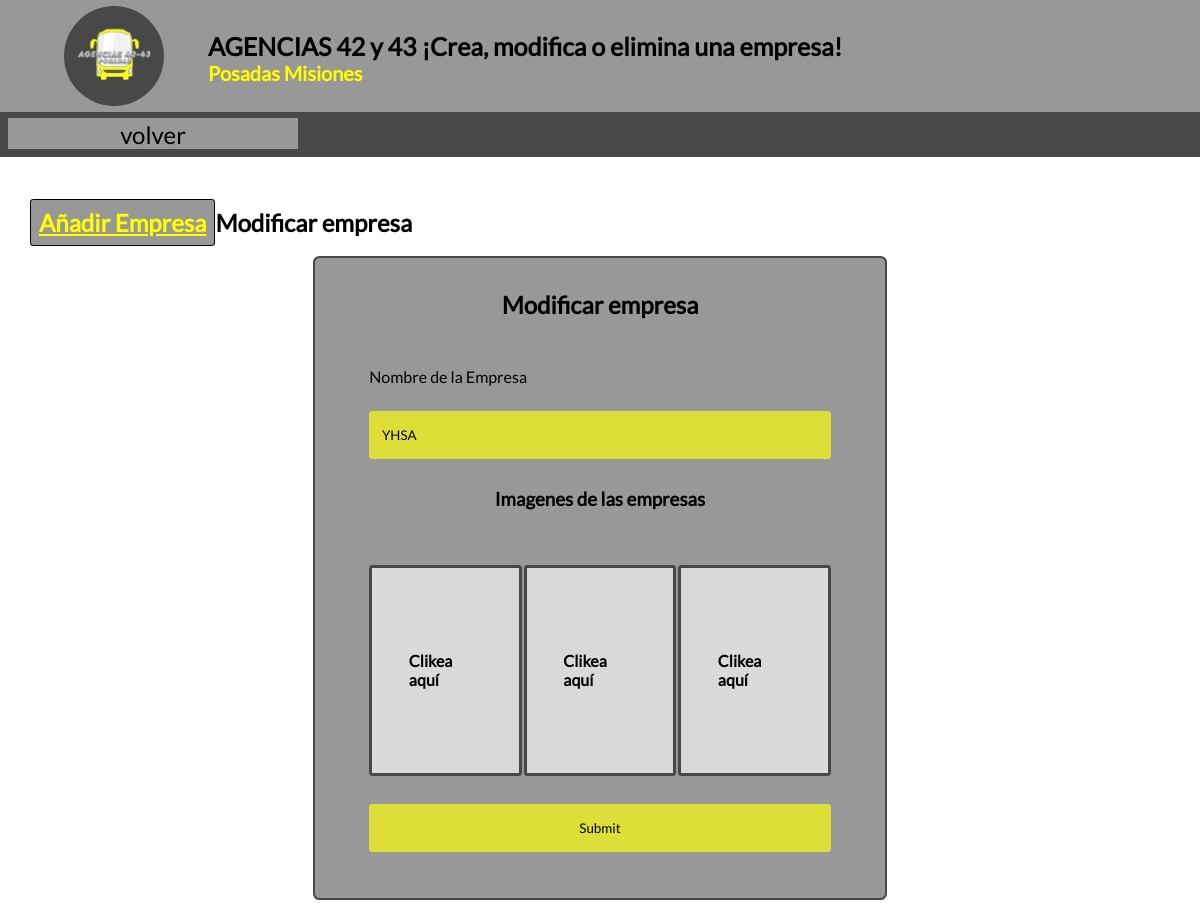
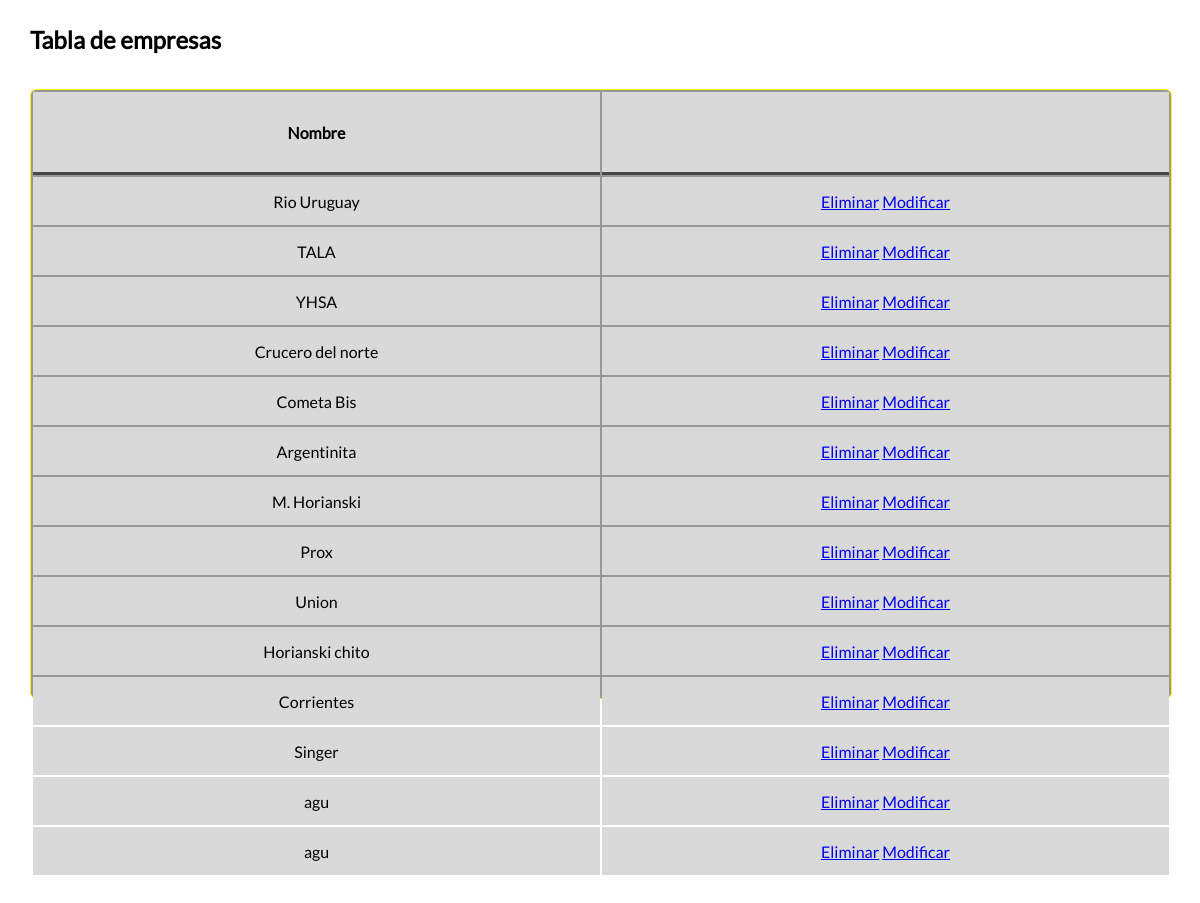
Screenshot of /Admin/Empresa.php?id=28 (signed in) with the database file from the repository (2 pictures, top to bottom).
### tables this page shows
CREATE TABLE `empresa` (
  `EmpresaID` int(5) NOT NULL,
  `Nombre` varchar(1000) NOT NULL,
  `PaletaID` int(10) DEFAULT NULL,
  `ImagenPrincipal` varchar(1000) NOT NULL,
  `ImagenI` varchar(1000) NOT NULL,
  `ImagenII` varchar(1000) NOT NULL,
  `ImagenIII` varchar(1000) NOT NULL,
  `IconoEmpresa` varchar(10) NOT NULL
);

### libraries/functions.php (the view, shortened to what this page needs)
<?php
    function QueryAndGetData($query){
        include "conexion.php";
        try{
            if($ejecucion = mysqli_query($conexion, $query)){
                return $ejecucion;
            }
            else{
                throw new Exception(mysqli_error($conexion));
                return false;
            }
        }catch(Exeption $Error){
            $Error = $error->getMessage();
            ErrorLog2($Error);
        }
    }
    function filas($query, $cantidad_columnas, $nametable, $campo){
        if($data = QueryAndGetData($query)){
            while($row = mysqli_fetch_assoc($data)){
                echo "<tr>";
                $values = array_values($row);
                for($n = 1; $n <= $cantidad_columnas; $n++){
                    echo "<td>".$values[$n]."</td>";
                }
                echo "<td>
                    <a href='delete.php?tabla=$nametable&id=".$values[0]."&campo=".$campo."'>Eliminar</a>
                ";
                echo "
                    <a href='?id=".$values[0]."'>Modificar</a>
                </td>";
                echo "</tr>";
            }
        }
        else{
            echo "<div>vacio</div>";
        }
    }
?>

### Admin/Empresa.php (shortened to what this page needs)
<!DOCTYPE html>
<html lang="ES">
<head>
    <link rel="stylesheet" type="text/css" href="assets/css/style.css">
</head>
    <body id="bodyE">
        <?php
            include "querys.php";
        ?>
        <header id="header">
            <section class="header-section">
                <article class="h-s-article">
                    <div class="h-s-a__div">
                        <img class="h-s-a-d__img"src="imgs/iconoEmpresa.png" alt="" />
                    </div>
                    <div class="h-s-a__div">
                        <h1 class="h-s-a-d__h1">AGENCIAS 42 y 43 ¡Crea, modifica o elimina una empresa!</h1>
                        <h3 class="h-s-a-d__h3">Posadas Misiones</h3>
                    </div>
                </article>
                <article >
                    <nav class="h-s-a__nav">
                        <ul><li class="h-s-a-n-li"><a class="h-s-a-n-l__a" href="menu.php">volver</a></li> </ul>
                    </nav>
                </article>
            </section>
        </header>
        <main id="mainE">
            <section class="mb_section">
                    <?php
                        if(isset($_GET['id'])){
                            $id =$_GET['id'];
                            $query = QueryAndGetData("SELECT `EmpresaID`, `Nombre` FROM `empresa` WHERE EmpresaID =  $id");
                            $datos = mysqli_fetch_assoc($query);
                            echo '<h2> <a href="empresa.php" class="anadir">Añadir Empresa</a>Modificar empresa</h2>
                            <article  class="mb-s__article" id="up" >
                                <form class="mb-s-a__form" action="update.php" method="POST" enctype="multipart/form-data">
                                    <input type="hidden" name="id" value='.$id.'>
                                    <h2>Modificar empresa</h2>
                                    <label for="Nombre">Nombre de la Empresa</label>
                                    <input type="text" class="input" id="Nombre" name="Nombre" value="'.$datos['Nombre'].'" required>
                                    <h3>Imagenes de las empresas</h3>
                                    <ul class="inputImgContainer">
                                        <li  class="inputImgContainer-li">
                                            <input class="in" type="file" id="ImgpU" name="ImgpU" required onchange="showImage(ImgpU, ImgpU-Preview)">
                                            <img id="Img1-Preview" alt="Image Preview" style="display:none;">
                                        </li>
                                        <li class="inputImgContainer-li">
                                            <input class="in" type="file" id="Img1U"  name="Img1U" required onchange="showImage(Img1U, Img1U-Preview)">
                                            <img id="Img2-Preview" alt="Image Preview" style="display:none;">
                                        </li>
                                        <li class="inputImgContainer-li">
                                            <input class="in" type="file" id="Img2U" name="Img2U" required onchange="showImage(Img2U, Img2U-Preview)">
                                            <img id="Img3-Preview" alt="Image Preview" style="display:none;" >
                                        </li>
                                    </ul>
                                    <input type="submit" id="" class="submit" name="updateEmpresa">
                                </form>
                            </article>
                            ';
                        }
                        else{
                        }
                    ?>
                    <h2>Tabla de empresas</h2>
                    <article class="mb-s__article">
                    <table>
                        <tr >
                            <th class="nombrecampos">Nombre</th>
                            <th class="nombrecampos"></th>
                        </tr>
                        <?php
                            filas($empresa,1,"empresa","EmpresaID");
                        ?>
                    </table>
                </article>
            </section>
        </main>
        <footer>
        </footer>
    </body>
</html>

### Admin/assets/css/style.css (style rules this page uses)
.anadir { color: #FFFF00; border-radius: 0.2rem; background-color: #989898; height: 2rem; width: 5rem; border: 0.1rem solid #000000; padding: 0.5rem; font-size: 1.5rem; cursor: pointer; }
#up { justify-self: center; }
* { font-family: 'lato', sans-serif; margin: 0; padding: 0; }
#bodyB, #bodyE, #bodyH { display: grid; grid-template-rows: 13rem 80rem 20rem; }
#bodyE { display: grid; grid-template-rows: 13rem 90rem 20rem; }
#mainM, #mainB, #mainE,#mainH { height: 100%; width: 100%; }
#mainE .mb_section { grid-template-rows: 1rem 40rem 2rem 38rem; }
#mainE .mb-s__article .mb-s-a__form { display: grid; height: 100%; grid-template-rows: 0.2fr 0.1fr 0.2fr 0.2fr 0.7fr 0.2fr; gap: 2%; }
#mainE .mb-s__article .mb-s-a__form .submit { height: 3rem; }
#mainE .mb-s__article .mb-s-a__form { padding-top: 2rem; }
#mainE .mb-s__article .mb-s-a__form .input { height: 3rem; }
.inputImgContainer { width: 90%; height: 100%; gap: 0.4%; display: grid; grid-template-columns: 1fr 1fr 1fr; }
.inputImgContainer-li { position: relative; border: 0.2rem solid #494848; height: 90%; border-radius: 2%; background-color: #D9D9D9; list-style: none; }
.inputImgContainer-li::after { content: "Clikea aquí"; position: absolute; top: 50%; left: 50%; transform: translate(-50%, -50%); font-size: 16px; color: #000000; cursor: pointer; font-weight: bold; z-index: 0; }
.mb_section { max-width: 95%; min-width: 20rem; height: 100%; margin: auto; display: grid; grid-template-columns: 1fr; justify-content: center; gap: 2rem; }
.mb-s__article { width: 100%; height: 100%; border-radius: 0.4rem; border: 0.1rem solid #FFFF00; background-color: #989898; }
#up { width: 50%; }
.mb-s__article:nth-child(4) { width: 100%; background-color: #989898; border: 0.15rem solid #494848; height: 100%; overflow: auto; }
.mb-s-a__form { height: 100%; display: grid; padding: 5%; gap: 1%; box-sizing: border-box; justify-items: center; grid-template-rows: 1fr 0.5fr 1fr 0.5fr 1fr 0.5fr 1fr 0.5fr 1fr 0.5fr 1fr 0.5fr 1fr 1fr; }
.mb-s-a__form input { margin: 0; width: 90%; height: 80%; padding: 0.8rem; box-sizing: border-box; border: none; color: #000000; border-radius: 0.2rem; background-color: #DEDE38; }
.mb-s-a__form label { width: 90%; }
.mb-s__article table { width: 100%; }
.nombrecampos { position: sticky; }
.mb-s__article table tr:first-child { border: 0.2rem solid #494848; width: 100%; height: 5rem; text-align: left; background-color: #D9D9D9; }
.mb-s__article table tr th { width: 10%; color: #000000; border-bottom: 0.2rem solid #494848; height: 5rem; text-align: center; }
.mb-s__article table tr { width: 100%; height: 3rem; text-align: center; background-color: #D9D9D9; }
#header { color: #000000; max-height: 140px; min-height: 50px; height: 100%; width: 100%; box-sizing: content-box; justify-items: left; display: grid; }
.header-section { background-color: #989898; width: 100%; height: 100%; position: relative; max-height: 140px; display: grid; grid-template-rows: 80% 25%; }
.h-s-article { display: grid; height: 100%; grid-template-columns: 9em 1fr; justify-items: left; padding-top: 0.4em; padding-left: 4rem; }
.h-s-a__div { width: 100%; height: 100%; box-sizing: content-box; }
.h-s-a__div:first-child { background-color: #494848; border-radius: 100%; height: 100%; min-height: 50px; max-width: 100px; min-width: 50px; max-height: 100px; position: relative; }
.h-s-a-d__img { width: 120px; height: 120px; position: absolute; z-index: 100; margin-top: -0.5em; margin-left: -0.5em; }
.h-s-a-d__h3 { color: #FFFF00; font-size: 20px; margin: 0; }
.h-s-a-d__h1 { margin-top: 25px; box-sizing: content-box; font-size: 25px; }
.h-s-a__nav ul { background-color: #494848; display: grid; grid-template-columns: 1fr 1fr 1fr 1fr; gap: 0.5rem; height: 110%; width: 100%; box-sizing: border-box; list-style: none; justify-items: center; padding: 0.5rem; padding-top: 0.1rem; }
.h-s-a-n-l__a { text-decoration: none; display: block; padding-top: 0.1rem; text-align: center; font-size: 1.5rem; box-sizing: border-box; background-color: #989898; width: 100%; height: 100%; color: #000000; }
.h-s-a-n-li { max-width: 20rem; width: 100%; margin-top: 0.3rem; }

### rows the page displays
empresa: Nombre "YHSA"
empresa: Nombre "Rio Uruguay"
empresa: Nombre "TALA"
empresa: Nombre "Crucero del norte"
empresa: Nombre "Cometa Bis"
empresa: Nombre "Argentinita"
empresa: Nombre "M. Horianski"
empresa: Nombre "Prox"
empresa: Nombre "Union"
empresa: Nombre "Horianski chito"
empresa: Nombre "Corrientes"
empresa: Nombre "Singer"
empresa: Nombre "agu"
empresa: Nombre "agu"
